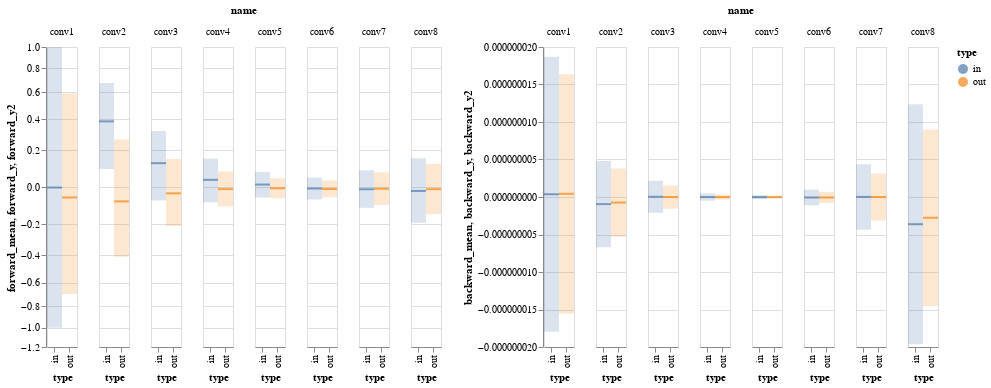

This figure's notebook cell:
### Code cell
plot_variance(HemelingNet(1, 1, padding='same', batchnorm=False).cuda())

### Figure 1 — Vega-Lite specification as saved in the notebook (floating-point values rounded to 4 significant figures)
{"$schema": "https://vega.github.io/schema/vega-lite/v3.4.0.json", "config": {"mark": {"tooltip": null}, "view": {"height": 300, "width": 400}}, "data": {"name": "data-2d8830c80d666060a8e9007231057074"}, "datasets": {"data-2d8830c80d666060a8e9007231057074": [{"backward_mean": 3.674e-10, "backward_y": -1.798e-08, "backward_y2": 1.871e-08, "forward_mean": -0.0008941, "forward_y": -1.001, "forward_y2": 0.9991, "name": "conv1", "type": "in"}, {"backward_mean": 4.239e-10, "backward_y": -1.553e-08, "backward_y2": 1.638e-08, "forward_mean": -0.05107, "forward_y": -0.6924, "forward_y2": 0.5903, "name": "conv1", "type": "out"}, {"backward_mean": -9.499e-10, "backward_y": -6.706e-09, "backward_y2": 4.806e-09, "forward_mean": 0.3851, "forward_y": 0.09499, "forward_y2": 0.6752, "name": "conv2", "type": "in"}, {"backward_mean": -7.422e-10, "backward_y": -5.288e-09, "backward_y2": 3.804e-09, "forward_mean": -0.07182, "forward_y": -0.4097, "forward_y2": 0.266, "name": "conv2", "type": "out"}, {"backward_mean": 3.373e-11, "backward_y": -2.104e-09, "backward_y2": 2.172e-09, "forward_mean": 0.1268, "forward_y": -0.06668, "forward_y2": 0.3203, "name": "conv3", "type": "in"}, {"backward_mean": 1.316e-12, "backward_y": -1.557e-09, "backward_y2": 1.56e-09, "forward_mean": -0.03027, "forward_y": -0.2109, "forward_y2": 0.1503, "name": "conv3", "type": "out"}, {"backward_mean": -6.766e-12, "backward_y": -4.92e-10, "backward_y2": 4.785e-10, "forward_mean": 0.03789, "forward_y": -0.07677, "forward_y2": 0.1525, "name": "conv4", "type": "in"}, {"backward_mean": -9.11e-12, "backward_y": -3.615e-10, "backward_y2": 3.433e-10, "forward_mean": -0.008762, "forward_y": -0.09881, "forward_y2": 0.08128, "name": "conv4", "type": "out"}, {"backward_mean": -1.212e-11, "backward_y": -2.775e-10, "backward_y2": 2.533e-10, "forward_mean": 0.01389, "forward_y": -0.05117, "forward_y2": 0.07895, "name": "conv5", "type": "in"}, {"backward_mean": -9.108e-12, "backward_y": -2.018e-10, "backward_y2": 1.836e-10, "forward_mean": -0.004838, "forward_y": -0.05542, "forward_y2": 0.04575, "name": "conv5", "type": "out"}, {"backward_mean": -6.31e-11, "backward_y": -1.106e-09, "backward_y2": 9.795e-10, "forward_mean": -0.005795, "forward_y": -0.06144, "forward_y2": 0.04985, "name": "conv6", "type": "in"}, {"backward_mean": -6.365e-11, "backward_y": -8.052e-10, "backward_y2": 6.779e-10, "forward_mean": -0.008136, "forward_y": -0.0507, "forward_y2": 0.03443, "name": "conv6", "type": "out"}, {"backward_mean": 1.614e-11, "backward_y": -4.351e-09, "backward_y2": 4.383e-09, "forward_mean": -0.009414, "forward_y": -0.1068, "forward_y2": 0.08795, "name": "conv7", "type": "in"}, {"backward_mean": 7.871e-13, "backward_y": -3.136e-09, "backward_y2": 3.137e-09, "forward_mean": -0.006791, "forward_y": -0.09066, "forward_y2": 0.07708, "name": "conv7", "type": "out"}, {"backward_mean": -3.627e-09, "backward_y": -1.963e-08, "backward_y2": 1.237e-08, "forward_mean": -0.01792, "forward_y": -0.191, "forward_y2": 0.1552, "name": "conv8", "type": "in"}, {"backward_mean": -2.763e-09, "backward_y": -1.454e-08, "backward_y2": 9.01e-09, "forward_mean": -0.008986, "forward_y": -0.1414, "forward_y2": 0.1234, "name": "conv8", "type": "out"}]}, "hconcat": [{"facet": {"field": "name", "type": "ordinal"}, "resolve": {"scale": {"x": "independent"}}, "spec": {"layer": [{"encoding": {"color": {"field": "type", "type": "nominal"}, "x": {"field": "type", "type": "nominal"}, "y": {"field": "forward_mean", "scale": {"type": "symlog"}, "type": "quantitative"}}, "mark": {"thickness": 2, "type": "tick", "width": 15}, "selection": {"selector066": {"bind": "scales", "encodings": ["x", "y"], "type": "interval"}}}, {"encoding": {"color": {"field": "type", "type": "nominal"}, "x": {"field": "type", "type": "nominal"}, "y": {"field": "forward_y", "type": "quantitative"}, "y2": {"field": "forward_y2"}}, "mark": {"opacity": 0.2, "type": "bar", "width": 15}, "width": 30}]}}, {"facet": {"field": "name", "type": "ordinal"}, "resolve": {"scale": {"x": "independent"}}, "spec": {"layer": [{"encoding": {"color": {"field": "type", "type": "nominal"}, "x": {"field": "type", "type": "nominal"}, "y": {"field": "backward_mean", "scale": {"type": "symlog"}, "type": "quantitative"}}, "mark": {"thickness": 2, "type": "tick", "width": 15}, "selection": {"selector067": {"bind": "scales", "encodings": ["x", "y"], "type": "interval"}}}, {"encoding": {"color": {"field": "type", "type": "nominal"}, "x": {"field": "type", "type": "nominal"}, "y": {"field": "backward_y", "type": "quantitative"}, "y2": {"field": "backward_y2"}}, "mark": {"opacity": 0.2, "type": "bar", "width": 15}, "width": 30}]}}]}
